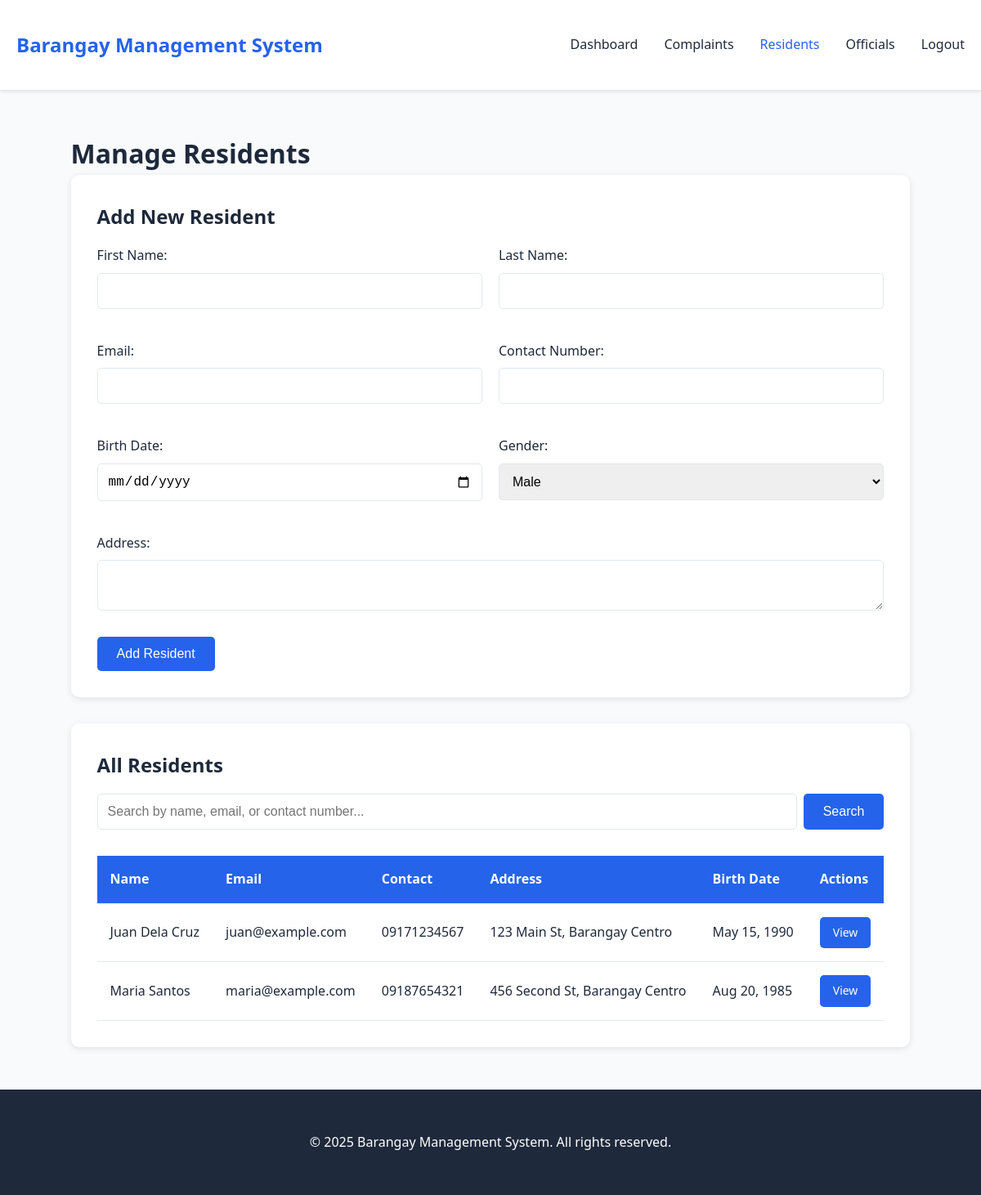
Before: /admin/residents.php (signed in) with the older database file.
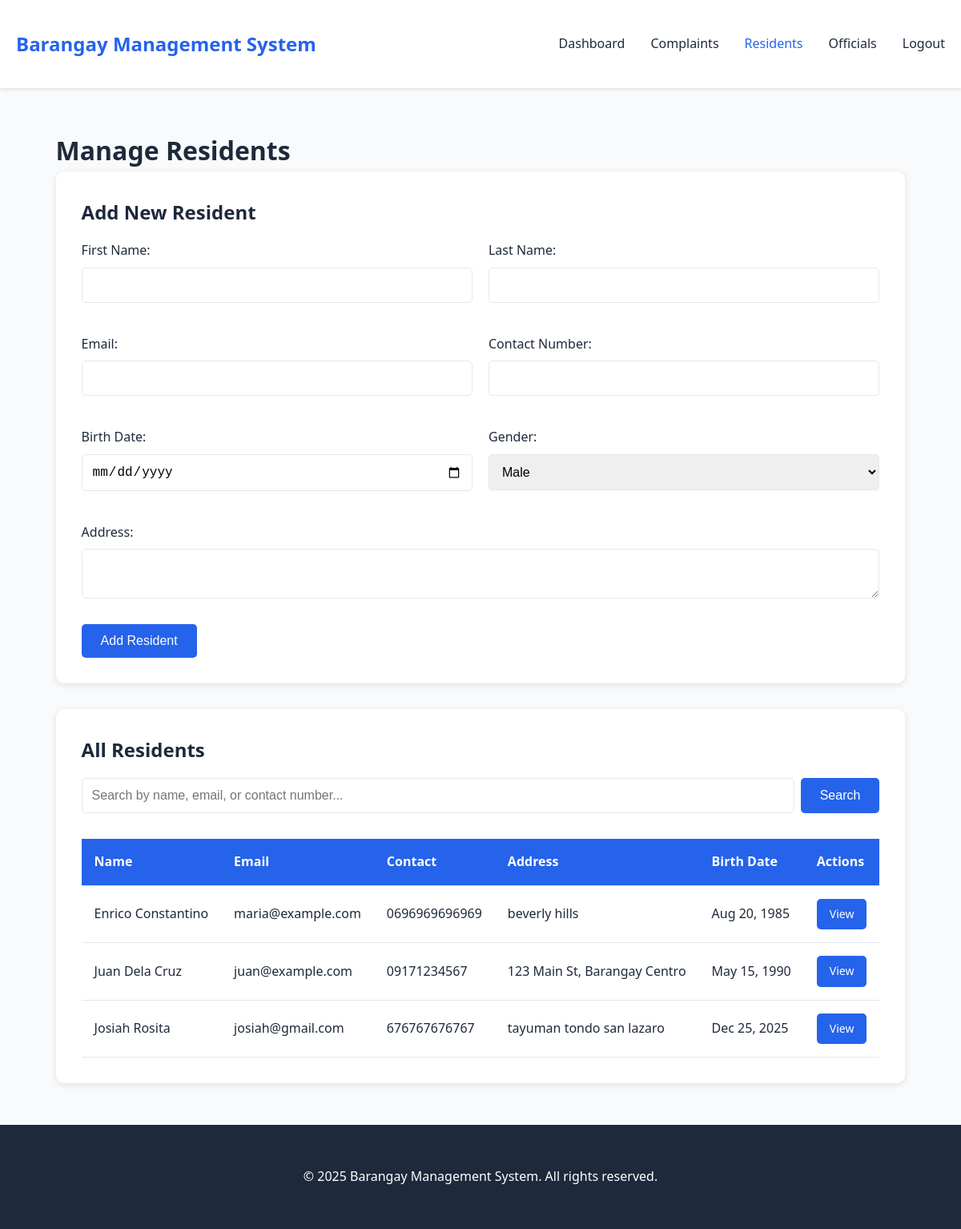
After: the same page with the newer database file.
### tables this page shows
CREATE TABLE `Users` (
  `ResidentID` int(11) NOT NULL,
  `FirstName` varchar(50) DEFAULT NULL,
  `LastName` varchar(50) DEFAULT NULL,
  `BirthDate` date DEFAULT NULL,
  `Gender` varchar(10) DEFAULT NULL,
  `Address` varchar(100) DEFAULT NULL,
  `ContactNumber` varchar(20) DEFAULT NULL,
  `Email` varchar(100) DEFAULT NULL,
  `Password` varchar(255) DEFAULT NULL,
  `Role` varchar(20) DEFAULT 'resident',
  `CreatedAt` timestamp NOT NULL DEFAULT current_timestamp(),
  `HouseholdID` int(11) DEFAULT NULL
);

### includes/functions.php (called while the page is built, shortened)
<?php
function getResidents() {
    $db = new Database();
    $conn = $db->connect();
    $sql = "SELECT * FROM Users WHERE Role = 'resident' ORDER BY LastName, FirstName";
    return $conn->query($sql);
}
?>

### public/admin/residents.php (the view, shortened to what this page needs)
<?php
require_once '../../includes/functions.php';
$residents = getResidents();
include '../../templates/header.php';
include '../../templates/navbar.php';
?>
<div class="container">
    <h1>Manage Residents</h1>
    <div class="card">
        <h2>Add New Resident</h2>
        <form method="POST" action="">
            <div class="form-row">
                <div class="form-group">
                    <label>First Name:</label>
                    <input type="text" name="first_name" required>
                </div>
                <div class="form-group">
                    <label>Last Name:</label>
                    <input type="text" name="last_name" required>
                </div>
            </div>
            <div class="form-row">
                <div class="form-group">
                    <label>Email:</label>
                    <input type="email" name="email" required>
                </div>
                <div class="form-group">
                    <label>Contact Number:</label>
                    <input type="text" name="contact_number" required>
                </div>
            </div>
            <div class="form-row">
                <div class="form-group">
                    <label>Birth Date:</label>
                    <input type="date" name="birth_date" required>
                </div>
                <div class="form-group">
                    <label>Gender:</label>
                    <select name="gender" required>
                        <option value="Male">Male</option>
                    </select>
                </div>
            </div>
            <div class="form-group">
                <label>Address:</label>
                <textarea name="address" rows="2" required></textarea>
            </div>
            <button type="submit" class="btn btn-primary">Add Resident</button>
        </form>
    </div>
    <div class="card">
        <h2>All Residents</h2>
        <div class="search-bar">
            <form method="GET" action="">
                <input type="text" name="search" placeholder="Search by name, email, or contact number..." value="<?php echo isset($_GET['search']) ? htmlspecialchars($_GET['search']) : ''; ?>">
                <button type="submit" class="btn btn-primary">Search</button>
            </form>
        </div>
        <?php
        $search = isset($_GET['search']) ? sanitizeInput($_GET['search']) : '';
        if ($search) {
            $db = new Database();
            $conn = $db->connect();
            $sql = "SELECT * FROM Users WHERE Role = 'resident'
                    AND (CONCAT(FirstName, ' ', LastName) LIKE ?
                    OR Email LIKE ?
                    OR ContactNumber LIKE ?)
                    ORDER BY LastName, FirstName";
            $stmt = $conn->prepare($sql);
            $searchParam = "%{$search}%";
            $stmt->bind_param("sss", $searchParam, $searchParam, $searchParam);
            $stmt->execute();
            $residents = $stmt->get_result();
        } else {
            $residents = getResidents();
        }
        ?>
        <?php if ($residents->num_rows > 0): ?>
            <table>
                <thead>
                    <tr>
                        <th>Name</th>
                        <th>Email</th>
                        <th>Contact</th>
                        <th>Address</th>
                        <th>Birth Date</th>
                        <th>Actions</th>
                    </tr>
                </thead>
                <tbody>
                    <?php while ($resident = $residents->fetch_assoc()): ?>
                        <tr>
                            <td><?php echo $resident['FirstName'] . ' ' . $resident['LastName']; ?></td>
                            <td><?php echo $resident['Email']; ?></td>
                            <td><?php echo $resident['ContactNumber']; ?></td>
                            <td><?php echo $resident['Address']; ?></td>
                            <td><?php echo date('M d, Y', strtotime($resident['BirthDate'])); ?></td>
                            <td>
                                <a href="view-resident.php?id=<?php echo $resident['ResidentID']; ?>" class="btn btn-sm btn-primary">View</a>
                            </td>
                        </tr>
                    <?php endwhile; ?>
                </tbody>
            </table>
        <?php else: ?>
            <p>No residents found.</p>
        <?php endif; ?>
    </div>
</div>
<?php include '../../templates/footer.php'; ?>

Changed rows visible on the page:
changed users "maria@example.com": FirstName "Maria" → "Enrico"; LastName "Santos" → "Constantino"; ContactNumber "09187654321" → "0696969696969"; Address "456 Second St, Barangay Centro" → "beverly hills"; moves up the list
added users: FirstName "Josiah", LastName "Rosita", Email "josiah@gmail.com", ContactNumber "676767676767", Address "tayuman tondo san lazaro", BirthDate "Dec 25, 2025"
